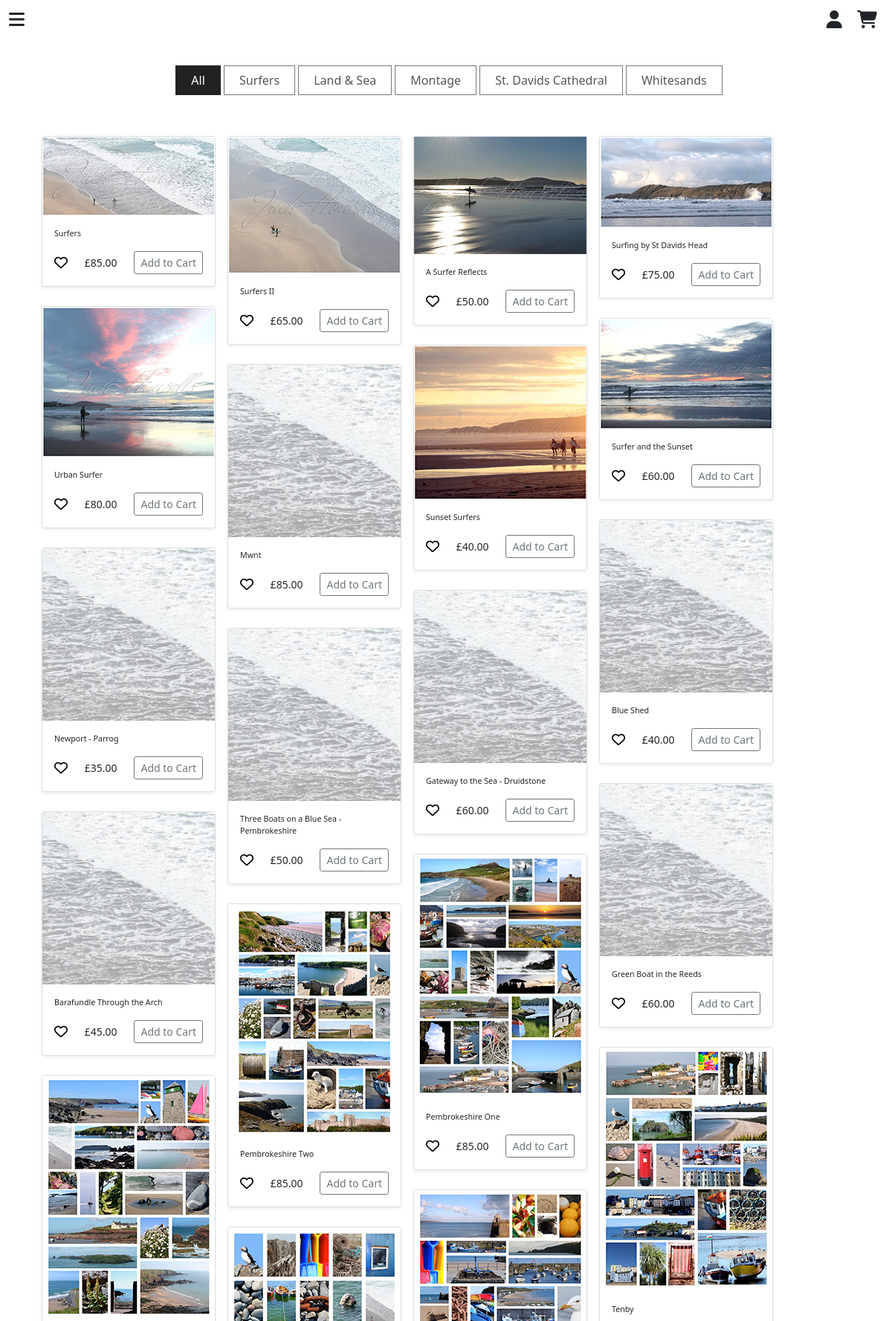
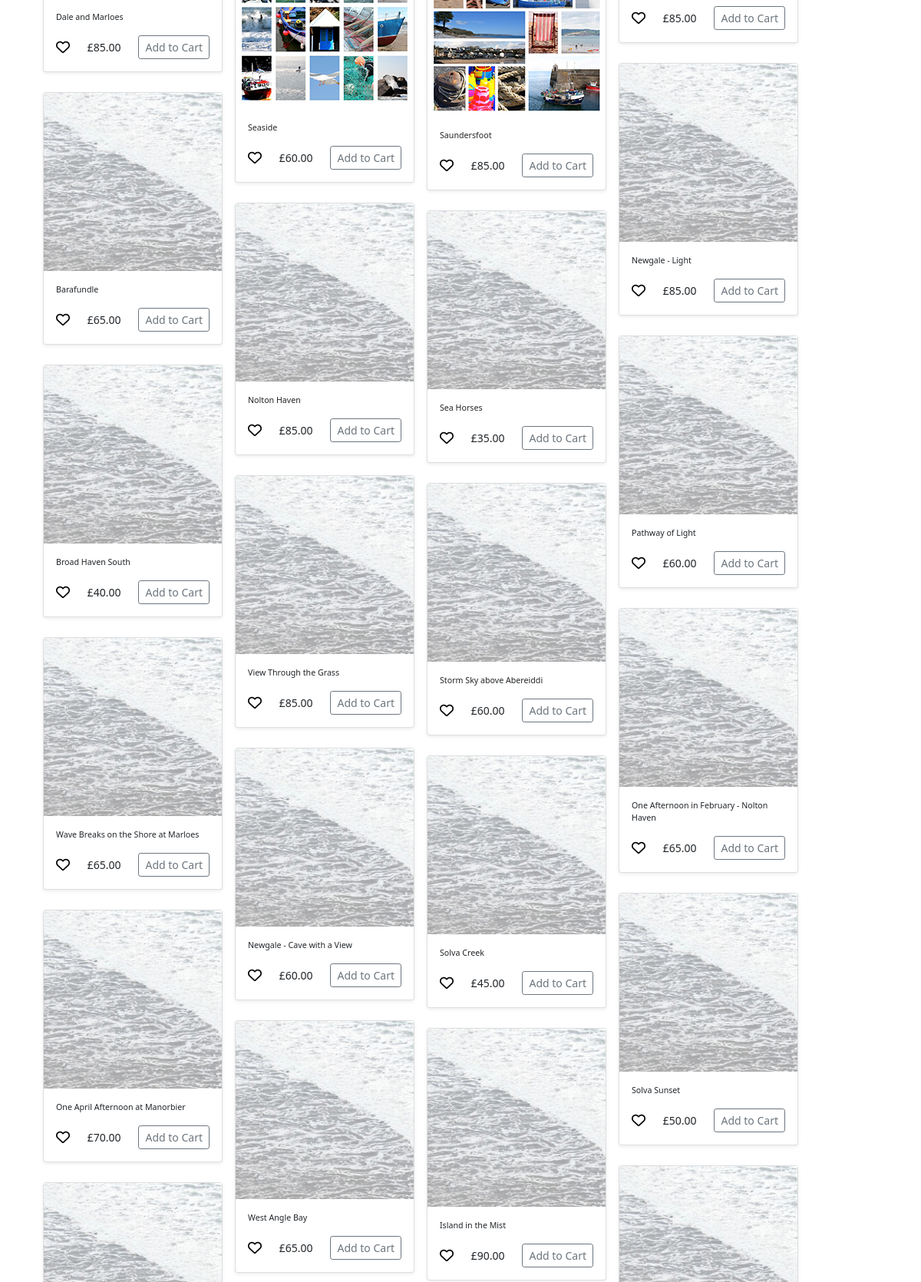
The app's page /shop/ (upper part) with its own data (2 pictures, top to bottom).
### shop/models.py (models this page shows, shortened)
class Product(models.Model):
    sku = models.CharField(max_length=254, null=True, blank=True)
    category = models.ForeignKey('Category', null=True, blank=True,
                                on_delete=models.SET_NULL)
    name = models.CharField(max_length=254)
    description = models.TextField(null=True, blank=True)
    price = models.DecimalField(max_digits=6, decimal_places=2)
    type = models.CharField(max_length=254)
    dimensions = models.CharField(max_length=254)
    image_url = models.URLField(max_length=1024, null=True, blank=True)
    image = models.ImageField(null=True, blank=True)

### shop/views.py (the view, shortened to what this page needs)
# urls.py: path('', views.shop_all, name='shop') #name is what you reference in the html file
def shop_all(request):
    products = Product.objects.all()
    query = None
    categories = None
    sort = None
    direction = None
    current_sorting = f'{sort}_{direction}'
    context = {
        'products': products,
        'search_term': query,
        'current_categories': categories,
        'current_sorting': current_sorting,
    }
    return render(request, 'shop/shop.html', context)

### shop/models.py (called while the page is built)
    def __str__(self):
        return self.name

### shop/templates/shop/shop.html (shortened to what this page needs)
{% extends "base.html" %}
{% load static %}
{% block extra_css %}
<link rel="stylesheet" type="text/css"  href="{% static 'shop/css/shop.css' %}">
<link rel="stylesheet" type="text/css" href="{% static 'shop/css/nivo-lightbox/nivo-lightbox.css' %} ">
<link rel="stylesheet" type="text/css" href="{% static 'shop/css/nivo-lightbox/default.css' %}">
{% endblock %}
{% block content %}
<div class="container-fluid mt-5">
      <div class="categories pt-5">
        <ul class="cat">
          <li>
            <ol class="type pe-4">
              <li class="mx-auto mb-4"><a href="#" data-filter="*" class="active">All</a></li>
              <li class="mx-auto mb-4"><a href="#" data-filter=".surfers">Surfers</a></li>
              <li class="mx-auto mb-4"><a href="#" data-filter=".landandsea">Land & Sea</a></li>
              <li class="mx-auto mb-4"><a href="#" data-filter=".montage">Montage</a></li>
              <li class="mx-auto mb-4"><a href="#" data-filter=".stdavidscathedral">St. Davids Cathedral</a></li>
              <li class="mx-auto mb-4"><a href="#" data-filter=".whitesands">Whitesands</a></li>
            </ol>
          </li>
        </ul>
      </div>
    <div class="row ms-4">
      <div class="portfolio-items">
    {% for product in products %}
    <div class="m-2 {{ product.category }}">
      <div class="card shadow-sm portfolio-item">
        {% if product.image %}
          <img src="{{ product.image.url }}">
        {% else %}
          <img src="/media/thumbnail.jpg">
        {% endif %}
        <div class="card-body">
          <p class="card-text text-wrap">{{ product.name }}</p>
          <div class="d-flex justify-content-between align-items-center">
            <a class="heart2" type="button" href=""><i class="far fa-heart"></i></a>
            <span class="btn-sm price">£{{ product.price }}</span>
            <button type="button" class="btn btn-sm btn-outline-secondary">Add to Cart</button>
          </div>
        </div>
      </div>
    </div>
    {% endfor %}
  </div>
</div>
  </div>
{% endblock %}

### templates/base.html (shortened to what this page needs)
{% load static %}
<!doctype html>
<html lang="en">
<head>
{% block corecss %}
<link href="https://cdn.jsdelivr.net/npm/bootstrap@5.1.3/dist/css/bootstrap.min.css" rel="stylesheet">
<link rel="stylesheet" href="{% static 'css/base.css' %}">
{% endblock %}
{% block extra_css %}
{% endblock %}
</head>
<body>
    <nav class="navbar fixed-top">
        <div class="container-fluid">
            <a class="link-dark menu-button-size" data-bs-toggle="offcanvas" href="#offcanvasExample" role="button" aria-controls="offcanvasExample"><i class="fas fa-bars"></i></a>
            <div class="row align-items-end">
                <div class="col">
                    <a class="link-dark menu-button-size me-3" type="button" data-bs-toggle="offcanvas" data-bs-target="#offcanvasRightProfile" aria-controls="offcanvasRight"><i class="fas fa-user"></i></a>
                    <a class="link-dark menu-button-size me-2" type="button" data-bs-toggle="offcanvas" data-bs-target="#offcanvasRightCheckout" aria-controls="offcanvasRight"><i class="fas fa-shopping-cart"></i></a>
                </div>
            </div>
        </div>
      </nav>
{% block content %}
{% endblock %}
</body>
</html>

### static/css/base.css (style rules this page uses)
.menu-button-size { font-size:x-large; }
.navbar { background-color:white; }

### shop/static/shop/css/shop.css (style rules this page uses)
.heart2 { text-decoration: none; color: black; font-size: large; }
.type { margin:0; padding:0; }
.categories { padding-bottom: 10px; text-align: center; }
ul.cat li { display: inline-block; }
ol.type li { display: inline-block; }
ol.type li a { border: 1px solid #777; color: #555; padding: 8px 20px; text-decoration: none; }
ol.type li a.active { background: #222; border: 1px solid #222; color: #fff; }
.isotope-item { z-index: 2 }
.isotope, .isotope .isotope-item { -webkit-transition-duration: 0.8s; -moz-transition-duration: 0.8s; transition-duration: 0.8s; }
.isotope-item { margin-right: -1px; -webkit-backface-visibility: hidden; backface-visibility: hidden; }
.isotope { -webkit-backface-visibility: hidden; backface-visibility: hidden; -webkit-transition-property: height, width; -moz-transition-property: height, width; transition-property: height, width; }
.isotope .isotope-item { -webkit-backface-visibility: hidden; backface-visibility: hidden; -webkit-transition-property: -webkit-transform, opacity; -moz-transition-property: -moz-transform, opacity; transition-property: transform, opacity; }
.portfolio-item { margin: 5px 0; -webkit-transition: all 0.5s ease-out; -moz-transition: all 0.5s ease-out; -ms-transition: all 0.5s ease-out; -o-transition: all 0.5s ease-out; transition: all 0.5s ease-out; }
.price { padding:0; }
.card-body p { width:200px; font-size:8pt; }

### records on screen
Product: image (picture), name "Surfers", price "85.00"
Product: image (picture), name "Surfers II", price "65.00"
Product: image (picture), name "A Surfer Reflects", price "50.00"
Product: image (picture), name "Surfing by St Davids Head", price "75.00"
Product: image (picture), name "Urban Surfer", price "80.00"
Product: image (picture), name "Surfer and the Sunset", price "60.00"
Product: image (picture), name "Sunset Surfers", price "40.00"
Product: name "Mwnt", price "85.00"
Product: name "Blue Shed", price "40.00"
Product: name "Newport - Parrog", price "35.00"
Product: name "Gateway to the Sea - Druidstone", price "60.00"
Product: name "Three Boats on a Blue Sea - Pembrokeshire", price "50.00"
Product: name "Green Boat in the Reeds", price "60.00"
Product: name "Barafundle Through the Arch", price "45.00"
Product: image (picture), name "Pembrokeshire One", price "85.00"
Product: image (picture), name "Pembrokeshire Two", price "85.00"
Product: image (picture), name "Tenby", price "85.00"
Product: image (picture), name "Dale and Marloes", price "85.00"
Product: image (picture), name "Saundersfoot", price "85.00"
Product: image (picture), name "Seaside", price "60.00"
Product: name "Newgale - Light", price "85.00"
Product: name "Barafundle", price "65.00"
Product: name "Nolton Haven", price "85.00"
Product: name "Sea Horses", price "35.00"
Product: name "Pathway of Light", price "60.00"
Product: name "Broad Haven South", price "40.00"
Product: name "View Through the Grass", price "85.00"
Product: name "Storm Sky above Abereiddi", price "60.00"
Product: name "One Afternoon in February - Nolton Haven", price "65.00"
Product: name "Wave Breaks on the Shore at Marloes", price "65.00"
Product: name "Newgale - Cave with a View", price "60.00"
Product: name "Solva Creek", price "45.00"
Product: name "Solva Sunset", price "50.00"
Product: name "One April Afternoon at Manorbier", price "70.00"
Product: name "West Angle Bay", price "65.00"
Product: name "Island in the Mist", price "90.00"
